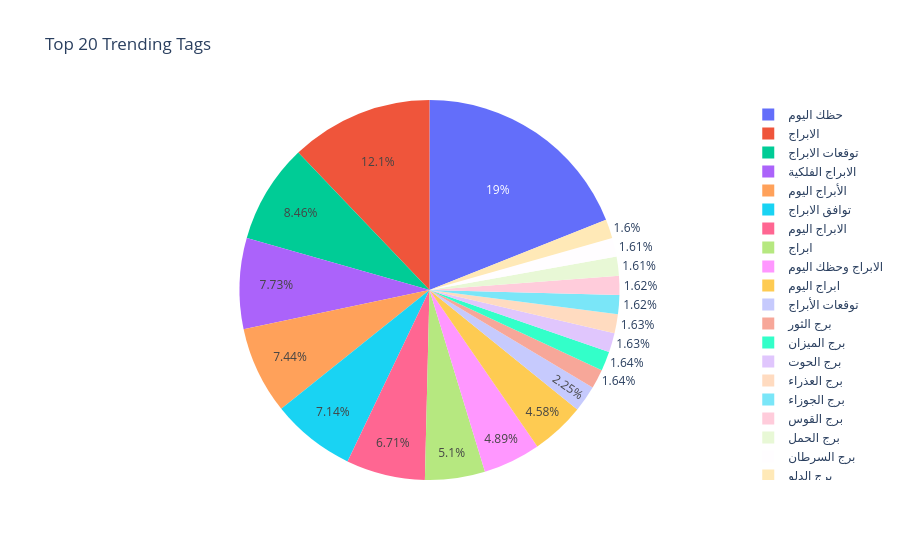

Write notebook code for a chart like this one.
### Code cell
# Use explode() to turn the list of tags into individual rows
top_tags = (
    lf.explode("tags")
    .filter(pl.col("tags").is_not_null())
    .group_by("tags")
    .agg(pl.len().alias("frequency"))
    .sort("frequency", descending=True)
    .head(20) # Get top 20
    .collect()
)
fig = px.pie(top_tags, values="frequency", names="tags", title="Top 20 Trending Tags")
fig.show()

### Figure 1 — Plotly figure (JSON) as saved in the notebook; plotly's stock layout.template omitted (floating-point values rounded to 4 significant figures)
{"data": [{"domain": {"x": [0, 1], "y": [0, 1]}, "hovertemplate": "tags=%{label}<br>frequency=%{value}<extra></extra>", "labels": ["حظك اليوم", "الابراج", "توقعات الابراج", "الابراج الفلكية", "الأبراج اليوم", "توافق الابراج", "الابراج اليوم", "ابراج", "الابراج وحظك اليوم", "ابراج اليوم", "توقعات الأبراج", "برج الثور", "برج الميزان", "برج الحوت", "برج العذراء", "برج الجوزاء", "برج القوس", "برج الحمل", "برج السرطان", "برج الدلو"], "legendgroup": "", "name": "", "showlegend": true, "type": "pie", "values": [46223, 29563, 20597, 18824, 18117, 17397, 16353, 12426, 11915, 11155, 5475, 3987, 3986, 3979, 3959, 3948, 3938, 3917, 3916, 3909]}], "layout": {"legend": {"tracegroupgap": 0}, "title": {"text": "Top 20 Trending Tags"}}}
